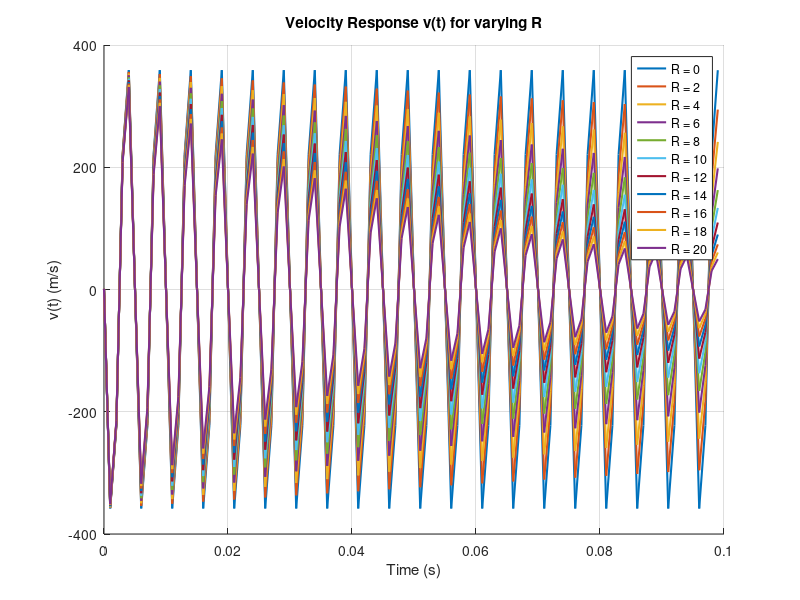
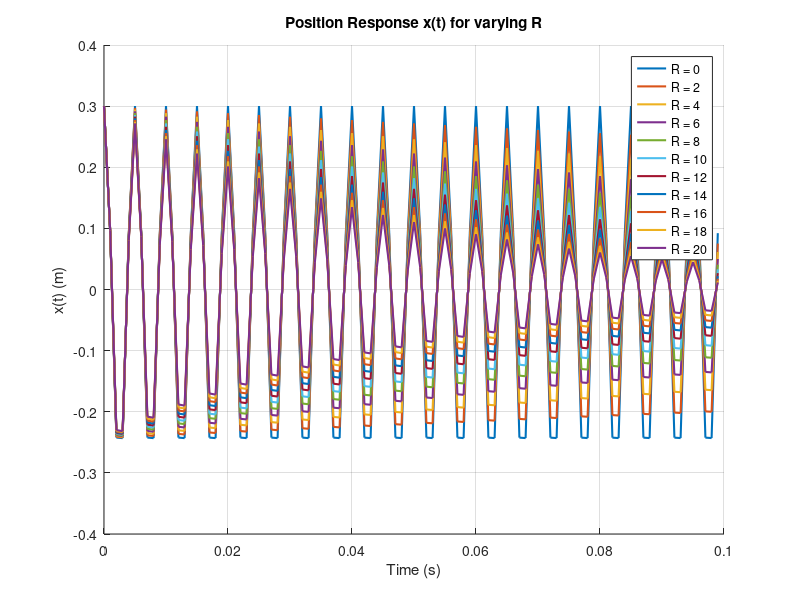
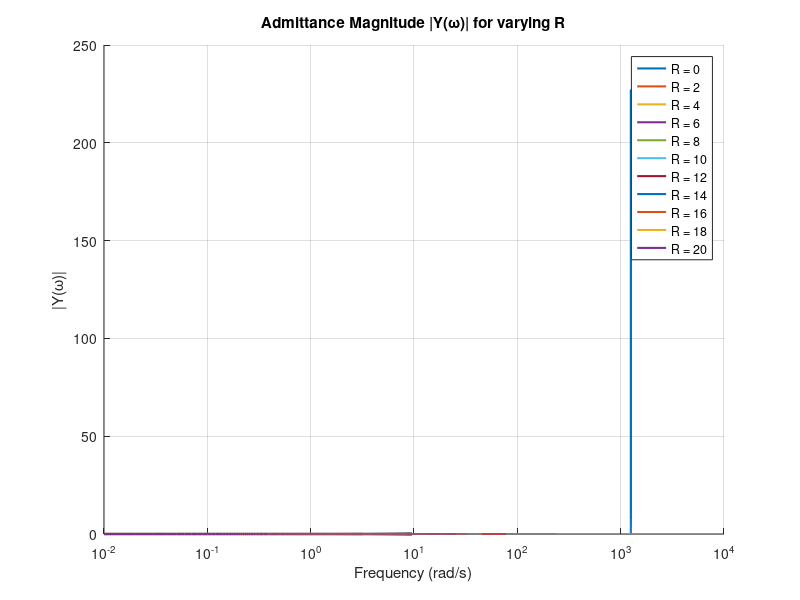

The MATLAB source for these figures, in order:
% Dylan Qiu Workshop 6 
% %Matlab for Mass Spring || Damper System
clc; clear; close all;

% Parameters
m = 0.5;          % Mass (kg)
c = 1.2665*10^-6;        % compliance constant (m/N)
R = 10;        % Damping coefficient (kg/s)
k = 1/ c; % spring constant


% Init Conds

v0 = 1; % m/s
x0 = 0.3; % m 
s = tf('s');

% Force Vector

Fm = m*v0;
Fk = k * x0/s;
F = [Fm-Fk];

% Impedence / Admittance
Z = s * m + k/s + R; 
Y = inv(Z);

V = inv(Z) .* F;
X = V/s + x0/s;
% Time vector for simulation
N = 100;
dt = 0.001;
t = (0:N-1).'*dt;

% omega vector for simulation
N1 = 1000000;
dw = 0.01;
w = (0:N1-1).'*dw;

% Velocity
v = impulse(V,t);
x = impulse(X,t);

% Admittance In terms of \omega

y = 1 ./ (R + k ./(1i*w) + 1i*w*m);
%bode(Y)

% Changing R 
R_vec = 0:2:20; %Changing Resistance vector


% Initialize Figures
figV = figure; hold on; grid on; title('Velocity Response v(t) for varying R');
figX = figure; hold on; grid on; title('Position Response x(t) for varying R');
figY = figure; hold on; grid on; title('Admittance Magnitude |Y(\omega)| for varying R');

for j = 1:length(R_vec)
    R = R_vec(j);
    s = tf('s');
    
    % Define Impedance and Admittance
    Z = m*s + R + k/s;
    Y_s = 1/Z;
    
    % System Response considering initial conditions
    % V(s) = (m*v0 - k*x0/s) / Z
    V_s = (m*v0 - k*x0/s) * Y_s;
    % X(s) = V(s)/s + x0/s
    X_s = V_s/s + x0/s;
    
    % Time Domain Simulation
    [v, ~] = impulse(V_s, t);
    [x, ~] = impulse(X_s, t);
    
    % Frequency Domain Admittance
    % Y(w) = 1 / (R + i*w*m + k/(i*w))
    y_w = 1 ./ (R + 1i*w*m + k./(1i*w));
    
    % Plotting Velocity
    figure(figV);
    plot(t, v, 'LineWidth', 1.5, 'DisplayName', ['R = ', num2str(R)]);
    
    % Plotting Position
    figure(figX);
    plot(t, x, 'LineWidth', 1.5, 'DisplayName', ['R = ', num2str(R)]);
    
    % Plotting Admittance
    figure(figY);
    semilogx(w, abs(y_w), 'LineWidth', 1.5, 'DisplayName', ['R = ', num2str(R)]);
end

% Formatting Plots
figure(figV); xlabel('Time (s)'); ylabel('v(t) (m/s)'); legend show;
figure(figX); xlabel('Time (s)'); ylabel('x(t) (m)'); legend show;
figure(figY); xlabel('Frequency (rad/s)'); ylabel('|Y(\omega)|'); legend show;


% 
% % Plotting the result
% figure;
% plot(t, v);
% title('Velocity Response v(t)','LineWidth', 3); grid on;
% xlabel('Time (s)');
% ylabel('Velocity (m/s)');
% legend('v(t)');
% 
% figure;
% plot(t, x);
% title('Position Response v(t)','LineWidth', 3); grid on;
% xlabel('Time (s)');
% ylabel('position (m)');
% legend('x(t)');
% 
% figure;
% plot(w, abs(y),'LineWidth', 3);
% title('Admitance Response Y(\omega)'); grid on;
% xlabel('Frequency (\omega)');
% ylabel('Admittance (s/kg)');
% ylim([0 1/R + 0.001]);
% %legend('x(t)');
